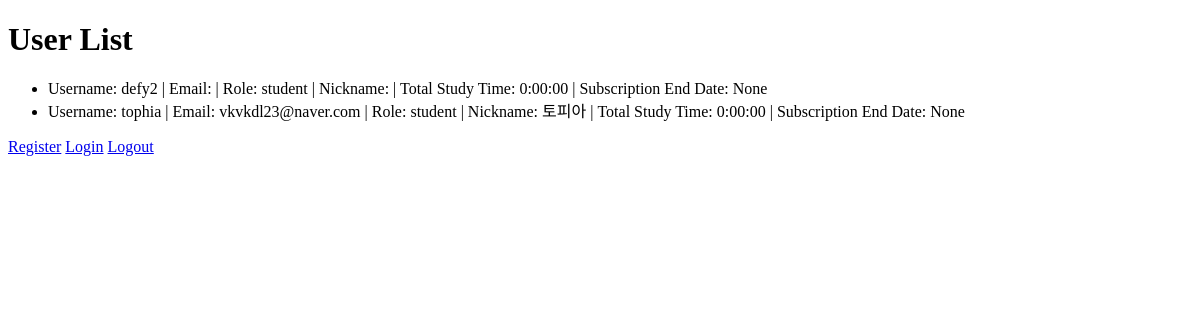
Before: /api/accounts/users/list-view/ with the older database file.
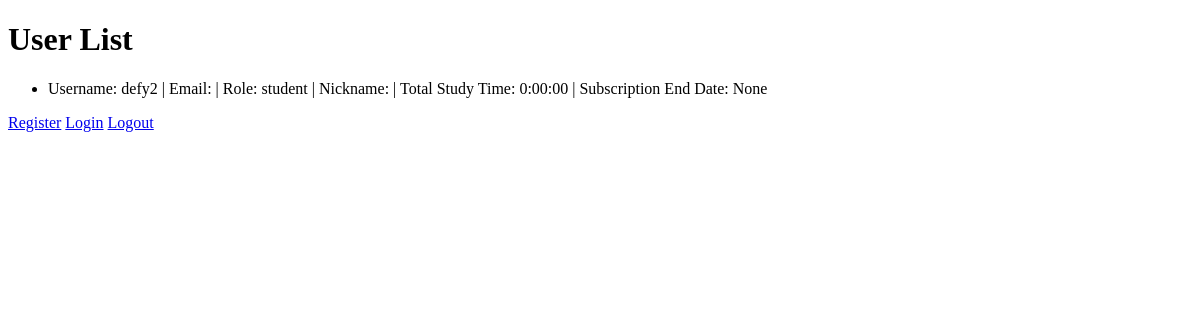
After: the same page with the newer database file.
### accounts/models.py (models this page shows)
class User(AbstractUser):
    ROLES = (
        ("student", "Student"),
        ("admin", "Admin"),
    )
    role = models.CharField(max_length=10, choices=ROLES, default="student")
    nickname = models.CharField(max_length=50, blank=True)
    total_study_time = models.DurationField(default=timezone.timedelta())
    subscription_end_date = models.DateTimeField(null=True, blank=True)

### accounts/views.py (the view, shortened to what this page needs)
class UserViewSet(viewsets.ModelViewSet):
    queryset = User.objects.all()
    serializer_class = UserSerializer
    permission_classes = [permissions.IsAuthenticated]
    def get_permissions(self):
        if self.action in ["create", "login", "logout", "list_view"]:
            return [permissions.AllowAny()]
        return super().get_permissions()
    @action(detail=False, methods=["get"], url_path="list-view")
    def list_view(self, request):
        users = self.get_queryset()
        return render(request, "accounts/user_list.html", {"users": users})

### accounts/templates/accounts/user_list.html (shortened to what this page needs)
<!DOCTYPE html>
<html lang="en">
<head>
</head>
<body>
    <h1>User List</h1>
    <ul>
        {% for user in users %}
            <li>
                Username: {{ user.username }} |
                Email: {{ user.email }} |
                Role: {{ user.role }} |
                Nickname: {{ user.nickname }} |
                Total Study Time: {{ user.total_study_time }} |
                Subscription End Date: {{ user.subscription_end_date }}
            </li>
        {% empty %}
            <li>No users found.</li>
        {% endfor %}
    </ul>
    <a href="{% url 'user-register' %}">Register</a>
    <a href="{% url 'user-login' %}">Login</a>
    <a href="{% url 'user-logout' %}">Logout</a>
</body>
</html>

Changed rows visible on the page:
removed User: username "tophia", email "vkvkdl23@naver.com", role "student", nickname "토피아", total_study_time "0:00:00", subscription_end_date "None"
